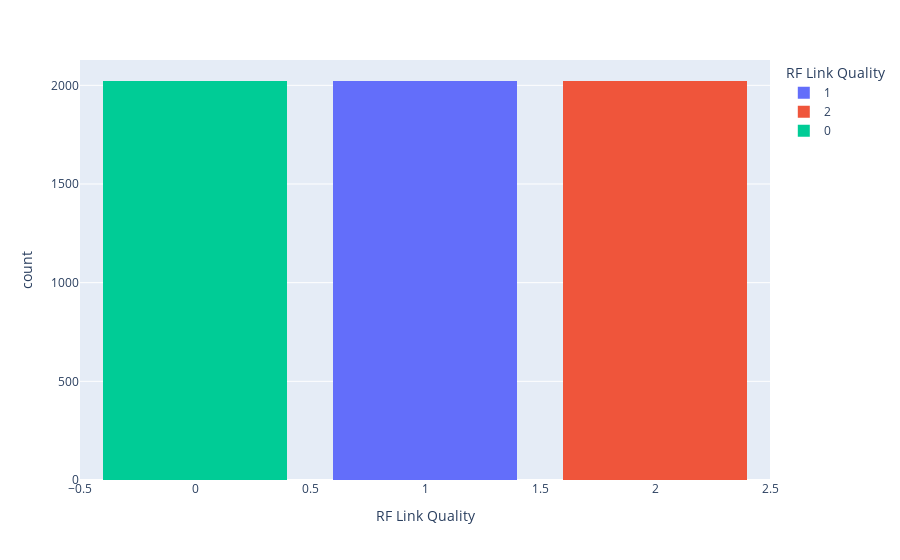

This figure's notebook cell:
### Code cell
fig = px.histogram(train_df, x = 'RF Link Quality', nbins=4, color='RF Link Quality')
fig.update_layout(bargap=0.2)
fig.show()

### Figure 1 — Plotly figure (JSON) as saved in the notebook; plotly's stock layout.template omitted (floating-point values rounded to 4 significant figures; data arrays with more than 128 entries replaced by an {"elided": "..."} marker saying what was removed)
{"data": [{"bingroup": "x", "hovertemplate": "RF Link Quality=%{x}<br>count=%{y}<extra></extra>", "legendgroup": "1", "marker": {"color": "#636efa", "pattern": {"shape": ""}}, "name": "1", "nbinsx": 4, "orientation": "v", "showlegend": true, "type": "histogram", "x": {"elided": "2022 int values"}, "xaxis": "x", "yaxis": "y"}, {"bingroup": "x", "hovertemplate": "RF Link Quality=%{x}<br>count=%{y}<extra></extra>", "legendgroup": "2", "marker": {"color": "#EF553B", "pattern": {"shape": ""}}, "name": "2", "nbinsx": 4, "orientation": "v", "showlegend": true, "type": "histogram", "x": {"elided": "2022 int values"}, "xaxis": "x", "yaxis": "y"}, {"bingroup": "x", "hovertemplate": "RF Link Quality=%{x}<br>count=%{y}<extra></extra>", "legendgroup": "0", "marker": {"color": "#00cc96", "pattern": {"shape": ""}}, "name": "0", "nbinsx": 4, "orientation": "v", "showlegend": true, "type": "histogram", "x": {"elided": "2022 int values"}, "xaxis": "x", "yaxis": "y"}], "layout": {"bargap": 0.2, "barmode": "relative", "legend": {"title": {"text": "RF Link Quality"}, "tracegroupgap": 0}, "margin": {"t": 60}, "xaxis": {"anchor": "y", "categoryarray": [1, 2, 0], "categoryorder": "array", "domain": [0, 1], "title": {"text": "RF Link Quality"}}, "yaxis": {"anchor": "x", "domain": [0, 1], "title": {"text": "count"}}}}
